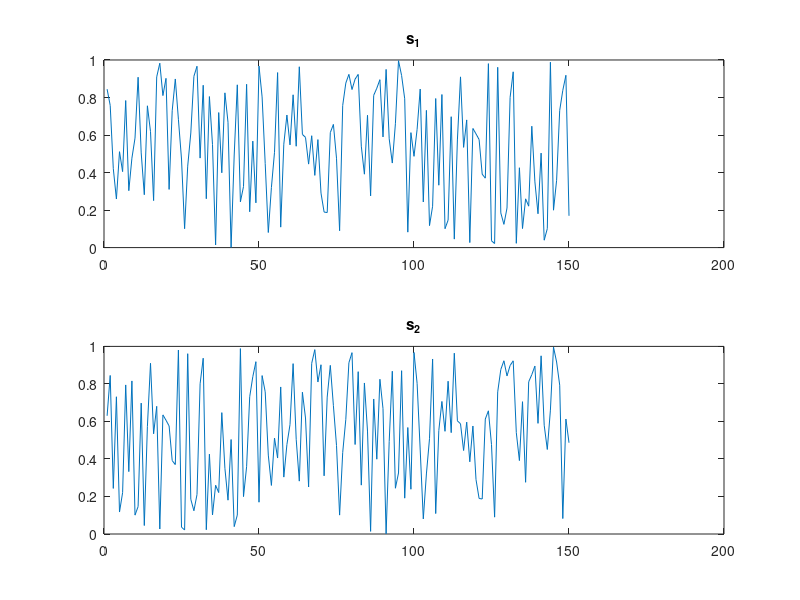
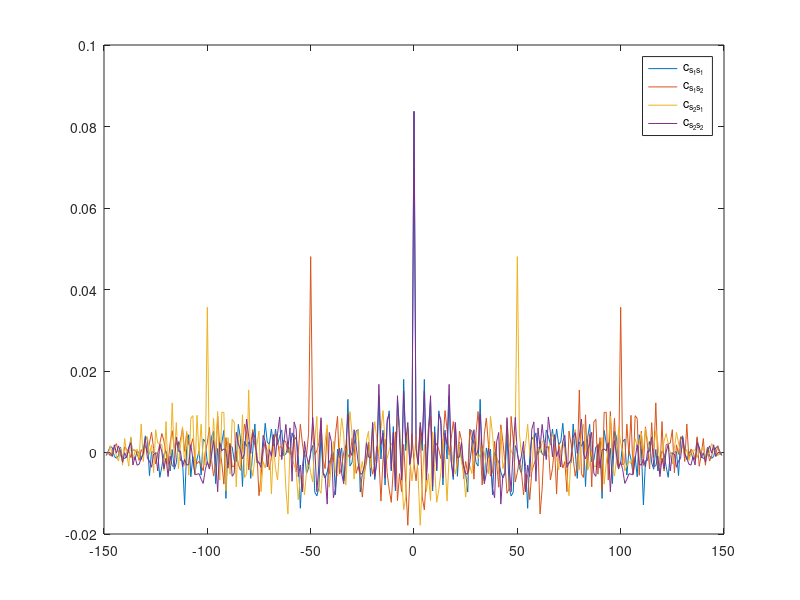
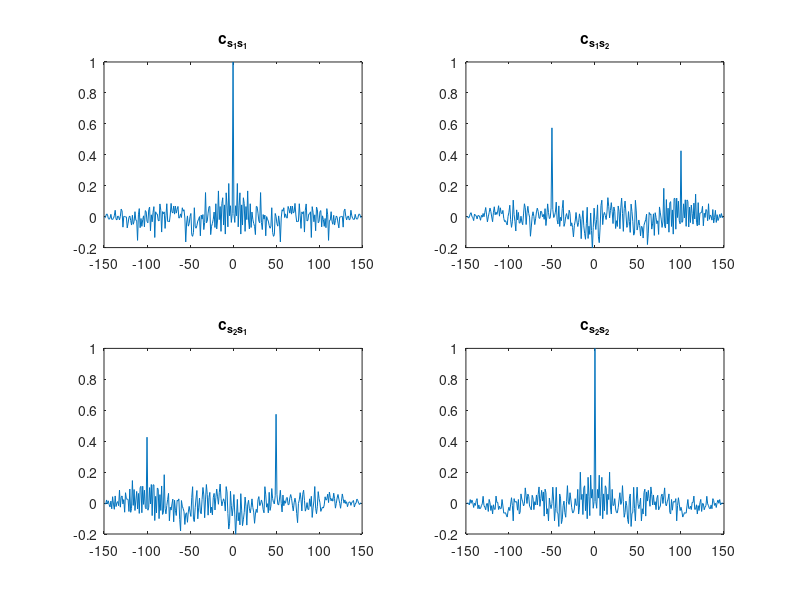

MATLAB code for these plots, in order:

clc;
clearvars;
close all;
%Auto covariance of White Gaussian noise
%ww = randn(1000,1);
%[cov_ww,lags] = xcov(ww,10,'coeff');
%stem(lags,cov_ww)
%Cross-covariance of x and y measures the similarity between x and shifted
%(lagged) copies of y as a function of the lag. If x and y have different
%lengths, the function appends zeros at the end of the shorter vector so it
%has the same length as the other.
rng default
shft = 50;

s1 = rand(150,1);
s2 = circshift(s1,[shft 0]);% shift circulary with 0 time shifting
s = [s1 s2]; % construct a matrix of two channels

subplot(2,1,1)
plot(s1)
title('s_1')
subplot(2,1,2)
plot(s2)
title('s_2')
%hold on
%plot([shft shft],[0 1]
[c,lg] = xcov(s,'biased');

figure (2)
plot(lg,c)
legend('c_{s_1s_1}','c_{s_1s_2}','c_{s_2s_1}','c_{s_2s_2}')
%Change the normalization so that the cross-covariance and autocovariance 
%sequences are unity at zero lag. Plot each sequence in its own subplot.
[c,lg] = xcov(s,'coeff');
figure(3)
for a = 1:2
    for b = 1:2
        nm = 2*(a-1)+b;
        subplot(2,2,nm)
        plot(lg,c(:,nm))
        title(sprintf('c_{s_%ds_%d}',a,b))
        axis([-150 150 -0.2 1])
    end
end

